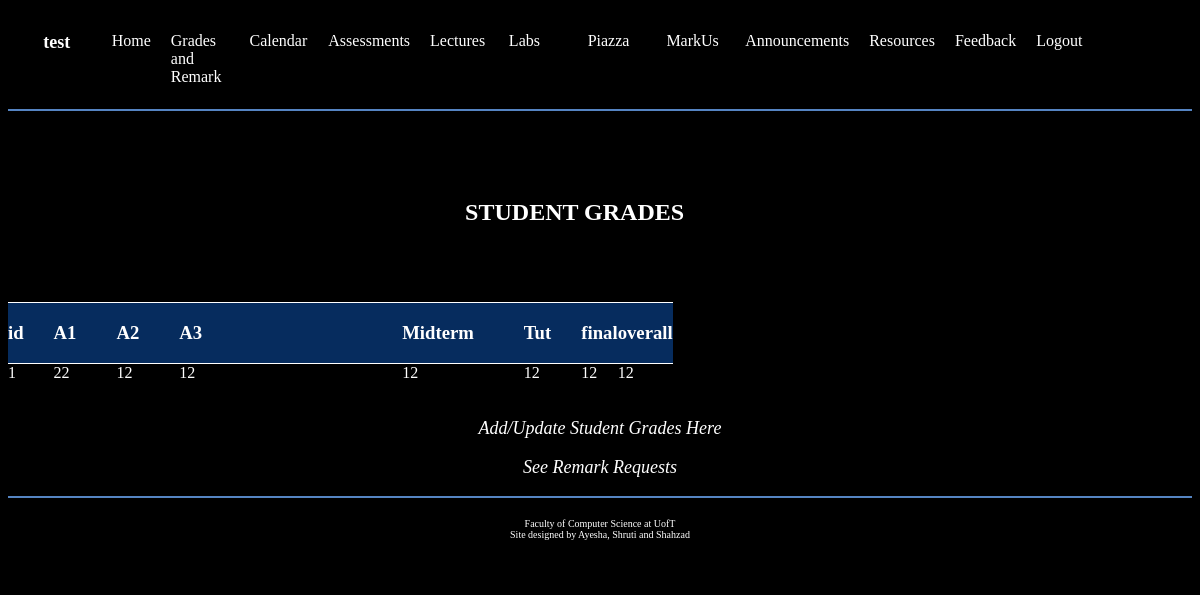
Page /grades (signed in) on the committed database.
### app.py (models this page shows, shortened)
class Marks(db.Model):
    __tablename__ = 'Marks'
    id = db.Column(db.Integer,nullable = False, primary_key = True)
    A1 = db.Column(db.Integer)
    A2 = db.Column(db.Integer)
    A3 = db.Column(db.Integer)
    Midterm = db.Column(db.Integer)
    Tut = db.Column(db.Integer)
    final = db.Column(db.Integer)
    overall = db.Column(db.Integer)

### app.py (the view)
@app.route('/grades', methods = ['GET', 'POST'])
def grades():
    if request.method == 'GET':
        query_grades_result = query_grades()
        return render_template('grades.html', query_grades_result = query_grades_result )

### app.py (called while the page is built)
def query_grades():
    query_grades = Marks.query.all()
    return query_grades

### templates/grades.html (shortened to what this page needs)
{% extends "templateStudent.html" %}
{% block content %}
<br>
<h2 id = "header">Student Grades</h2>
<br>
<br>
{% with messages = get_flashed_messages(with_categories = true) %}
<div class = "grades-table">
    <div class = "h-rows">
        <div class = "t-cells">
            <h3 id = "id">id</h3>
        </div>
        <div class = "t-cells">
            <h3 id = "A1">A1</h3>
        </div>
        <div class = "t-cells">
            <h3 id = "A2">A2</h3>
        </div>
        <div class = "t-cells">
            <h3 id ="A3">A3</h3>
        </div>
        <div class = "t-cells">
            <h3 id ="Midterm">Midterm</h3>
        </div>
        <div class = "t-cells">
            <h3 id ="Tut">Tut</h3>
        </div>
        <div class = "t-cells">
            <h3 id ="Final">final</h3>
        </div>
        <div class = "t-cells">
            <h3 id ="Overall">overall</h3>
        </div>
    </div>
    {% for grades in query_grades_result %}
    <div class = "t-rows">
        <div class = "t-cells">{{ grades.id }} </div>
        <div class = "t-cells">{{ grades.A1 }} </div>
        <div class = "t-cells"> {{ grades.A2 }}</div>
        <div class = "t-cells">{{ grades.A3 }} </div>
        <div class = "t-cells"> {{ grades.Midterm }}</div>
        <div class = "t-cells"> {{ grades.Tut }}</div>
        <div class = "t-cells"> {{ grades.final }}</div>
        <div class = "t-cells"> {{ grades.overall }}</div>
    </div>
    {% endfor %}
</div>
<br>
{% endwith %}
<p><a href = "addGrades">Add/Update Student Grades Here </a></p>
<p><a href = "RemarkRequest">See Remark Requests</a></p>
<div class = "footer">
    <div class = "footer-content">
        <a href="https://web.cs.toronto.edu/">Faculty of Computer Science at UofT</a>
        <br>Site designed by Ayesha, Shruti and Shahzad
    </div>
</div>
{% endblock %}

### static/style.css (style rules this page uses)
@media only screen and (min-width: 800px) { h3 { color:#5584c2; } }
.t-rows { display: table-row; border-top:1px solid white; border-right: 1px solid white; }
.h-rows { display: table-row; background-color: #062c5e; color: white; margin:10px; }
.t-cells { display: table-cell; border-top:1px solid white; color: white; }
a { box-shadow: inset black; color: white; text-decoration: none; transition: color .5s ease-in-out, box-shadow .5s ease-in-out; }
@media only screen and (min-width: 601px) { body { font-family:verdana; background-color:black; } }
.footer { position: static; display: grid; left: 0; bottom: 0; width: 100%; height: 70px; border-top: 2px solid #5584c2; color:white; text-align: center; }
.footer-content { margin-top: 20px; font-size: x-small; }
#header { color:white; margin-left: 110px; margin-right: 110px; margin-top:50px; }
@media only screen and (min-width: 1000px) { #header { color:white; margin-left: 5%; margin-top:50px; } }
h2 { text-align: center; text-transform: uppercase; font-family: Verdana; color:white; }
p { text-align: center; font-style: italic; font-family: Trebuchet; color:azure; }
p { text-align: center; font-style: italic; font-family: Trebuchet; font-size: 18px; color:azure; }
h2 { color:white; }
h3 { color:white; }
h2 { text-align:center; font-family: Verdana; color:white; padding: 20px; }
@media only screen and (min-width: 1000px) { #id { margin-right: 40px; text-align: left; } }
@media only screen and (min-width: 1000px) { #A1 { margin-right:40px; text-align: left; } }
@media only screen and (min-width: 1000px) { #A2 { margin-right:40px; text-align: left; } }
@media only screen and (min-width: 1000px) { #A3 { margin-right:200px; text-align: left; } }
@media only screen and (min-width: 1000px) { #Midterm { margin-right:50px; text-align: left; } }
@media only screen and (min-width: 1000px) { #Tut { margin-right:30px; text-align: left; } }
@media only screen and (min-width: 1000px) { #id { margin-right: 30px; text-align: left; } }
body { font-family:verdana; color: white; background-color:black; }

### rows in the picture
Marks: id "1", A1 "22", A2 "12", A3 "12", Midterm "12", Tut "12", final "12", overall "12"

### other values in the picture
{{ session.name }} "test"
